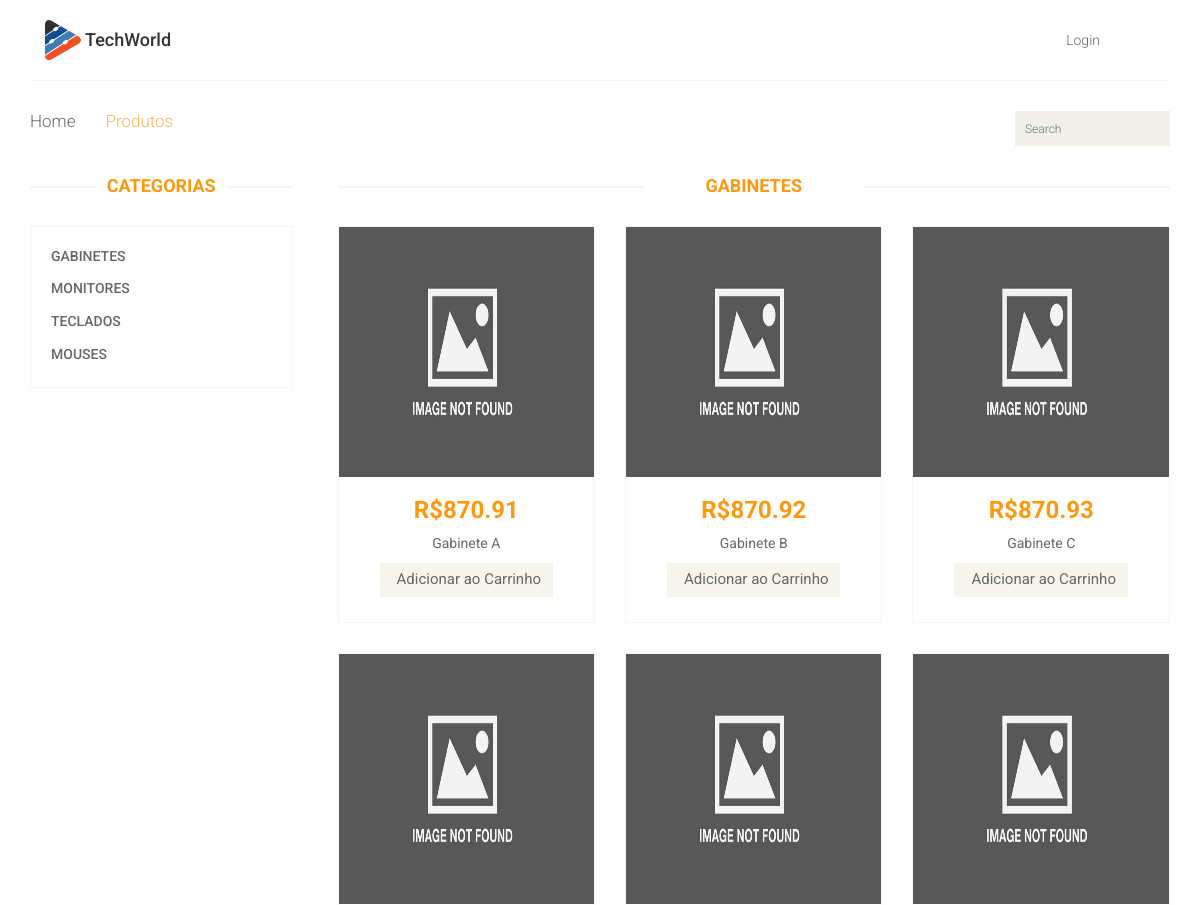
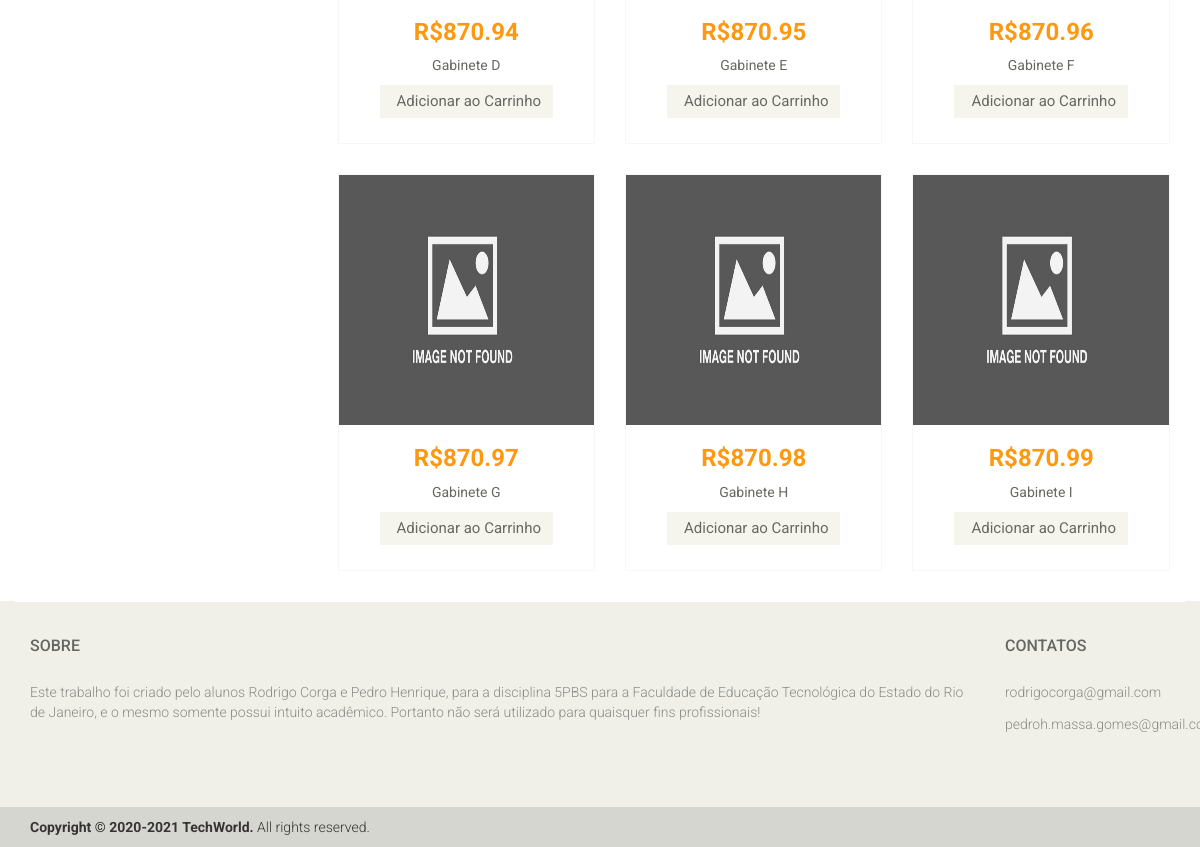
The page /loja0 on the database its author committed (2 pictures, top to bottom).
### models.py (models this page shows, shortened)
class Produto(db.Model):
    id = db.Column(db.Integer, primary_key=True)
    nome = db.Column(db.String(64), nullable=False)
    preco = db.Column(db.Float, nullable=False)
    estoque = db.Column(db.Integer, nullable=False)
    categoria = db.Column(db.String(64), nullable=False)
    descricao = db.Column(db.String(264))
    url = db.Column(db.String(264))

### views.py (the view, shortened to what this page needs)
@app.route('/loja0', methods=['GET','POST'])
def loja0():
    gabinetes = Produto.query.filter_by(categoria="Gabinete").all()
    return render_template("loja0.html", gabinetes=gabinetes)

### templates/loja0.html (shortened to what this page needs)
<!DOCTYPE html>
<html lang="pt-br">
<head>
    <link href="./static/css/utilitybootstrap.min.css" rel="stylesheet">
    <link href="./static/css/prettyPhoto.css" rel="stylesheet">
    <link href="./static/css/price-range.css" rel="stylesheet">
    <link href="./static/css/animate.css" rel="stylesheet">
	<link href="./static/css/shopmain.css" rel="stylesheet">
	<link href="./static/css/responsive.css" rel="stylesheet">
</head>
<body>
	<header id="header">
		<div class="header-middle">
			<div class="container">
				<div class="row">
					<div class="col-md-1 clearfix">
						<div class="logo pull-left">
							<a href="{{ url_for('index') }}"><img src="./static/icons/techworld.svg" alt="TechWorld-Logo" height="40px"/></a>
						</div>
					</div>
					<div class="col-md-3 clearfix" style="margin-left:-55px;">
						<h4>TechWorld</h4>
					</div>
					<div class="col-md-8 clearfix">
						<div class="shop-menu clearfix pull-right">
							<ul class="nav navbar-nav">
								{% if current_user.is_authenticated %}
								<li><a href="{{ url_for('carrinho') }}"><i class="fa fa-shopping-cart"></i>Carrinho</a></li>
								<li><a href="{{ url_for('logout') }}"><i class="fa fa-lock"></i> Logout</a></li>
								{% else %}
								<li><a href="{{ url_for('login') }}"> Login</a></li>
								{% endif %}
							</ul>
						</div>
					</div>
				</div>
			</div>
		</div>
		<div class="header-bottom">
			<div class="container">
				<div class="row">
					<div class="col-sm-9">
						<div class="mainmenu pull-left">
							<ul class="nav navbar-nav collapse navbar-collapse">
								<li><a href="{{ url_for('index') }}">Home</a></li>
								<li><a href="{{ url_for('loja0') }}" class="active">Produtos</a></li>
							</ul>
						</div>
					</div>
					<div class="col-sm-3">
						<div class="search_box pull-right">
							<input type="text" placeholder="Search"/>
						</div>
					</div>
				</div>
			</div>
		</div>
	</header>
	<section>
		<div class="container">
			<div class="row">
				<div class="col-sm-3">
					<div class="left-sidebar">
						<h2>Categorias</h2>
						<div class="panel-group category-products" id="accordian">
							<div class="panel panel-default">
								<div class="panel-heading">
									<h4 class="panel-title"><a href="{{ url_for('loja0') }}">Gabinetes</a></h4>
								</div>
							</div>
							<div class="panel panel-default">
								<div class="panel-heading">
									<h4 class="panel-title"><a href="{{ url_for('loja1') }}">Monitores</a></h4>
								</div>
							</div>
							<div class="panel panel-default">
								<div class="panel-heading">
									<h4 class="panel-title"><a href="{{ url_for('loja2') }}">Teclados</a></h4>
								</div>
							</div>
							<div class="panel panel-default">
								<div class="panel-heading">
									<h4 class="panel-title"><a href="{{ url_for('loja3') }}">Mouses</a></h4>
								</div>
							</div>
						</div>
					</div>
				</div>
				<div class="col-sm-9 padding-right">
					<div class="features_items">
						<h2 class="title text-center">Gabinetes</h2>
						{% for gabinete in gabinetes %}
						<div class="col-sm-4">
							<div class="product-image-wrapper">
								<div class="single-products">
									<form method="POST">
										<div class="productinfo text-center">
											<img src="./static/imagens/produtos/NotFound.jpg" alt="" height="250em"/>
											<h2>R${{gabinete.preco}}</h2>
											<p>{{gabinete.nome}}</p>
											<button type="submit" class="btn btn-default add-to-cart">Adicionar ao Carrinho</button>
										</div>
										<div class="product-overlay">
											<div class="overlay-content">
											</div>
										</div>
									</form>
								</div>
							</div>
						</div>
						{% endfor %}
					</div>
				</div>
			</div>
		</div>
	</section>
	<footer id="footer">
		<div class="footer-widget">
			<div class="container">
				<div class="row">
					<div class="col-sm-10">
						<div class="single-widget">
							<h2>Sobre</h2>
							<ul class="nav nav-pills nav-stacked">
								<li><a href="#">
									Este trabalho foi criado pelo alunos Rodrigo Corga e Pedro Henrique,
									para a disciplina 5PBS para a  Faculdade de Educação Tecnológica do
									Estado do Rio de Janeiro, e o mesmo somente possui intuito acadêmico.
									Portanto não será utilizado para quaisquer fins profissionais!
								</a></li>
							</ul>
						</div>
					</div>
					<div class="col-sm-2">
						<div class="single-widget">
							<h2>Contatos</h2>
							<ul class="nav nav-pills nav-stacked">
								<li><a href="#">rodrigocorga@gmail.com</a></li>
								<li><a href="#">pedroh.massa.gomes@gmail.com</a></li>
							</ul>
						</div>
					</div>
				</div>
			</div>
		</div>
		<div class="footer-bottom">
			<div class="container">
				<div class="row">
					<p class="pull-left"><strong>Copyright &copy; 2020-2021 TechWorld.</strong>
						All rights reserved.</p>
				</div>
			</div>
		</div>
	</footer>
</body>
</html>

### rows shown on the page
Produto: preco "870.91", nome "Gabinete A"
Produto: preco "870.92", nome "Gabinete B"
Produto: preco "870.93", nome "Gabinete C"
Produto: preco "870.94", nome "Gabinete D"
Produto: preco "870.95", nome "Gabinete E"
Produto: preco "870.96", nome "Gabinete F"
Produto: preco "870.97", nome "Gabinete G"
Produto: preco "870.98", nome "Gabinete H"
Produto: preco "870.99", nome "Gabinete I"
